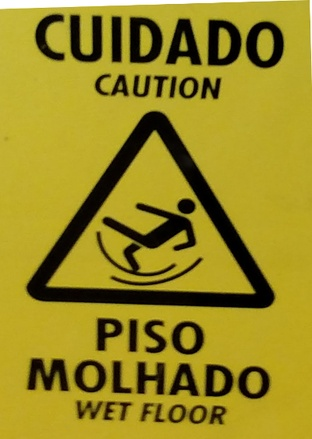
#> input picture tests/placa.jpg, 312 x 439 px, shrunk from 400 x 562 before the run
$ python feature-detector.py
#> lines starting #> are read from the running program, lines starting #| are printed output that depends on the picture
import numpy as np
import cv2
from matplotlib import pyplot as plt

img1 = cv2.imread('placa.jpg',0)          # queryImage
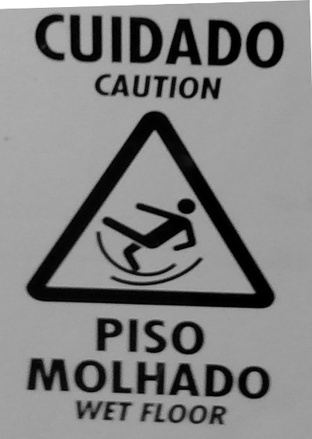
#> img1: shape (439, 312); min 0, max 255, mean 130.7
img2 = cv2.imread('placa1.jpg',0) # trainImage
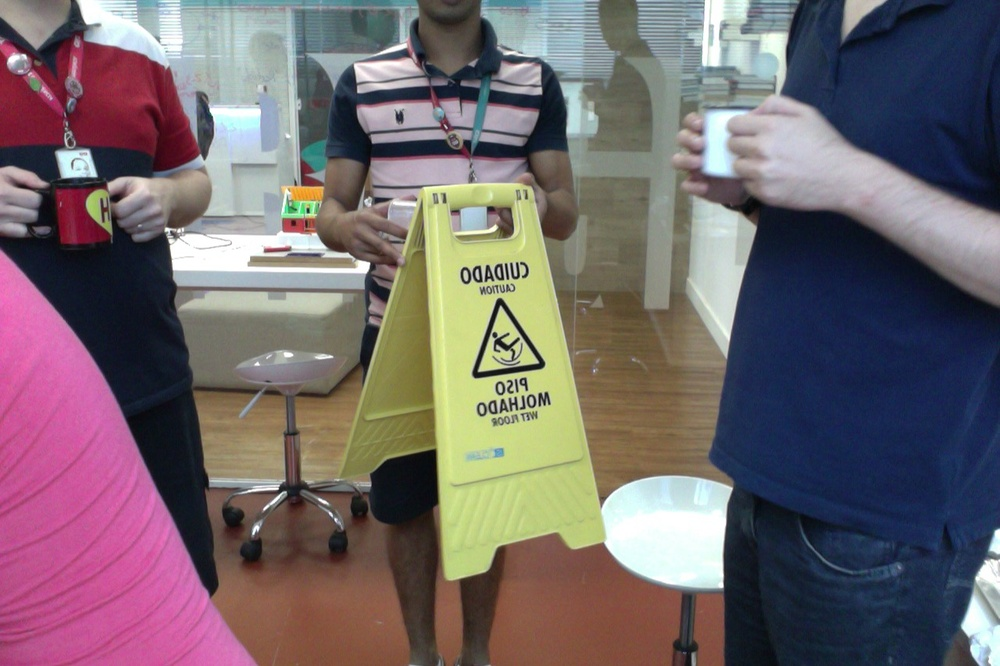
#> input picture tests/placa/placa1.jpg, 1000 x 666 px, shrunk from 1280 x 853 before the run, found by its file name
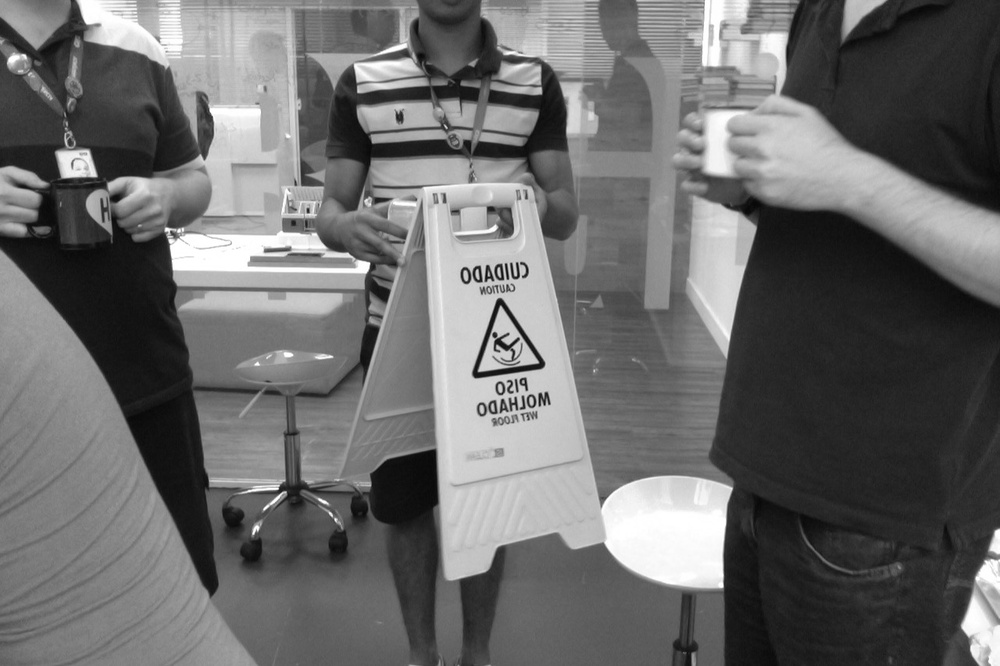
#> img2: shape (666, 1000); min 5, max 255, mean 106.9

# Initiate SIFT detector
orb = cv2.ORB_create()

# find the keypoints and descriptors with SIFT
#> (the run stopped early here; a loop or call above may not have finished)
